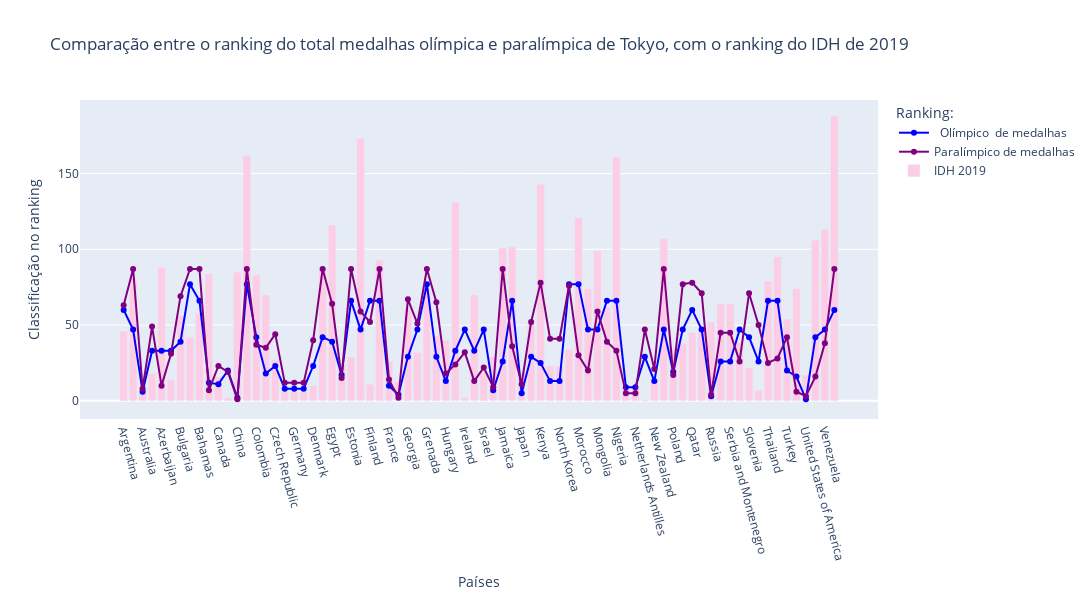

Notebook code cell kept with this figure:
### Code cell
fig = go.Figure(layout=layout)
fig.add_trace(go.Scatter(x=df_global['Países'], y=df_global['Ranking medalhas Tokyo'],
                    mode='lines+markers',
                    name='  Olímpico  de medalhas', line = dict(color='blue', width=2)))
fig.add_trace(go.Scatter(x=df_global['Países'], y=df_global['Ranking medalhas paralimpíadas'],
                    mode='lines+markers',
                    name='Paralímpico de medalhas', line = dict(color='purple', width=2)))
fig.add_trace(go.Bar(x=df_global['Países'], y=df_global['Ranking IDH global 2019'], name='IDH 2019', marker_color=px.colors.qualitative.Set3[7]))                 

layout= go.Layout(title={
                    'text' : 'Comparação entre o ranking do total medalhas olímpica e paralímpica de Tokyo, com o ranking do IDH de 2019',
                    'x' : 0.5,
                    'xref' : 'paper',
                    'xanchor' : 'center'},
                   yaxis={'title':'Classificação no ranking'},
                   xaxis={'title': 'Países', 'tickangle' : 75},
                   legend_title="Ranking:",
                   height=600, width=1800)
fig.update_layout(hovermode='x unified')
fig.show()

### Figure 1 — Plotly figure (JSON) as saved in the notebook; plotly's stock layout.template omitted (floating-point values rounded to 4 significant figures)
{"data": [{"line": {"color": "blue", "width": 2}, "mode": "lines+markers", "name": "  Olímpico  de medalhas", "type": "scatter", "x": ["Argentina", "Armenia", "Australia", "Austria", "Azerbaijan", "Belgium", "Bulgaria", "Bahrain", "Bahamas", "Brazil", "Canada", "Switzerland", "China", "Ivory Coast", "Colombia", "Cuba", "Czech Republic", "East Germany", "Germany", "West Germany", "Denmark", "Dominican Republic", "Egypt", "Spain", "Estonia", "Ethiopia", "Finland", "Fiji", "France", "United Kingdom", "Georgia", "Greece", "Grenada", "Croatia", "Hungary", "India", "Ireland", "Iran", "Israel", "Italy", "Jamaica", "Jordan", "Japan", "Kazakhstan", "Kenya", "South Korea", "North Korea", "Lithuania", "Morocco", "Mexico", "Mongolia", "Malaysia", "Nigeria", "Netherlands", "Netherlands Antilles", "Norway", "New Zealand", "Philippines", "Poland", "Portugal", "Qatar", "Romania", "Russia", "Serbia", "Serbia and Montenegro", "Slovakia", "Slovenia", "Sweden", "Thailand", "Tunisia", "Turkey", "Ukraine", "United States of America", "Uzbekistan", "Venezuela", "South Africa"], "y": [60, 47, 6, 33, 33, 33, 39, 77, 66, 12, 11, 20, 2, 77, 42, 18, 23, 8, 8, 8, 23, 42, 39, 17, 66, 47, 66, 66, 10, 4, 29, 47, 77, 29, 13, 33, 47, 33, 47, 7, 26, 66, 5, 29, 25, 13, 13, 77, 77, 47, 47, 66, 66, 9, 9, 29, 13, 47, 19, 47, 60, 47, 3, 26, 26, 47, 42, 26, 66, 66, 20, 16, 1, 42, 47, 60]}, {"line": {"color": "purple", "width": 2}, "mode": "lines+markers", "name": "Paralímpico de medalhas", "type": "scatter", "x": ["Argentina", "Armenia", "Australia", "Austria", "Azerbaijan", "Belgium", "Bulgaria", "Bahrain", "Bahamas", "Brazil", "Canada", "Switzerland", "China", "Ivory Coast", "Colombia", "Cuba", "Czech Republic", "East Germany", "Germany", "West Germany", "Denmark", "Dominican Republic", "Egypt", "Spain", "Estonia", "Ethiopia", "Finland", "Fiji", "France", "United Kingdom", "Georgia", "Greece", "Grenada", "Croatia", "Hungary", "India", "Ireland", "Iran", "Israel", "Italy", "Jamaica", "Jordan", "Japan", "Kazakhstan", "Kenya", "South Korea", "North Korea", "Lithuania", "Morocco", "Mexico", "Mongolia", "Malaysia", "Nigeria", "Netherlands", "Netherlands Antilles", "Norway", "New Zealand", "Philippines", "Poland", "Portugal", "Qatar", "Romania", "Russia", "Serbia", "Serbia and Montenegro", "Slovakia", "Slovenia", "Sweden", "Thailand", "Tunisia", "Turkey", "Ukraine", "United States of America", "Uzbekistan", "Venezuela", "South Africa"], "y": [63, 87, 8, 49, 10, 31, 69, 87, 87, 7, 23, 19, 1, 87, 37, 35, 44, 12, 12, 12, 40, 87, 64, 15, 87, 59, 52, 87, 14, 2, 67, 51, 87, 65, 18, 24, 32, 13, 22, 9, 87, 36, 11, 52, 78, 41, 41, 76, 30, 20, 59, 39, 33, 5, 5, 47, 21, 87, 17, 77, 78, 71, 4, 45, 45, 26, 71, 50, 25, 28, 42, 6, 3, 16, 38, 87]}, {"marker": {"color": "rgb(252,205,229)"}, "name": "IDH 2019", "type": "bar", "x": ["Argentina", "Armenia", "Australia", "Austria", "Azerbaijan", "Belgium", "Bulgaria", "Bahrain", "Bahamas", "Brazil", "Canada", "Switzerland", "China", "Ivory Coast", "Colombia", "Cuba", "Czech Republic", "East Germany", "Germany", "West Germany", "Denmark", "Dominican Republic", "Egypt", "Spain", "Estonia", "Ethiopia", "Finland", "Fiji", "France", "United Kingdom", "Georgia", "Greece", "Grenada", "Croatia", "Hungary", "India", "Ireland", "Iran", "Israel", "Italy", "Jamaica", "Jordan", "Japan", "Kazakhstan", "Kenya", "South Korea", "North Korea", "Lithuania", "Morocco", "Mexico", "Mongolia", "Malaysia", "Nigeria", "Netherlands", "Netherlands Antilles", "Norway", "New Zealand", "Philippines", "Poland", "Portugal", "Qatar", "Romania", "Russia", "Serbia", "Serbia and Montenegro", "Slovakia", "Slovenia", "Sweden", "Thailand", "Tunisia", "Turkey", "Ukraine", "United States of America", "Uzbekistan", "Venezuela", "South Africa"], "y": [46, 81, 8, 18, 88, 14, 56, 42, 58, 84, 16, 2, 85, 162, 83, 70, 27, 6, 6, 6, 10, 88, 116, 25, 29, 173, 11, 93, 26, 13, 61, 32, 74, 43, 40, 131, 2, 70, 19, 29, 101, 102, 19, 51, 143, 23, 23, 34, 121, 74, 99, 62, 161, 8, 8, 1, 14, 107, 35, 38, 45, 49, 52, 64, 64, 39, 22, 7, 79, 95, 54, 74, 17, 106, 113, 188]}], "layout": {"height": 600, "hovermode": "x unified", "legend": {"title": {"text": "Ranking:"}}, "title": {"text": "Comparação entre o ranking do total medalhas olímpica e paralímpica de Tokyo, com o ranking do IDH de 2019", "x": 0.5, "xanchor": "center", "xref": "paper"}, "width": 1800, "xaxis": {"tickangle": 75, "title": {"text": "Países"}}, "yaxis": {"title": {"text": "Classificação no ranking"}}}}
